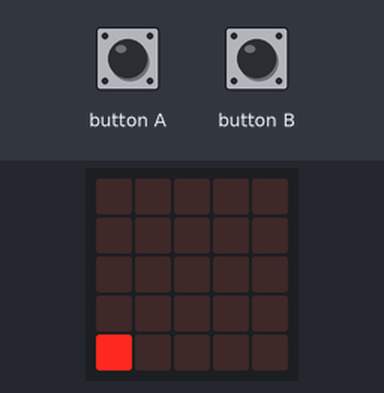
Bench run of a program on a simulated BBC micro:bit running MicroPython. Shown: the board's 5×5 LED display. The inputs (shaded band) are chosen by the test bench.

Above: at 0.4 s.
1.3 s: button B pressed for 0.15 s
At 1.7 s:
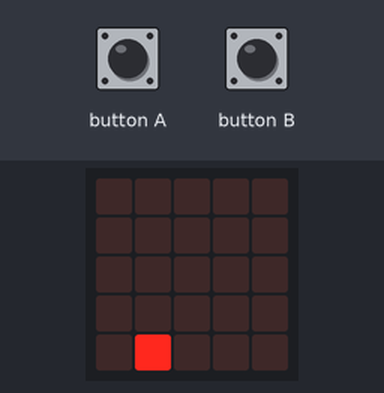
4.4 s: button B pressed for 1 s
At 4.9 s:
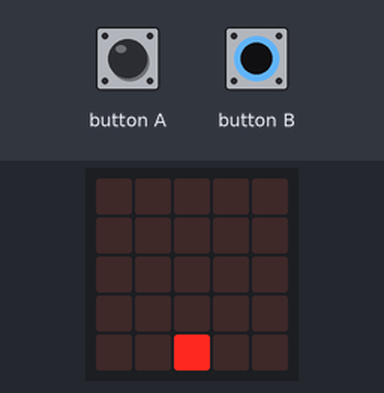
8.4 s: button B pressed for 0.15 s
At 9.1 s:
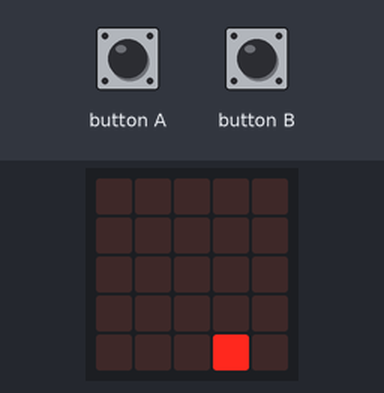
11.5 s: button B pressed for 3.2 s
At 12.2 s:
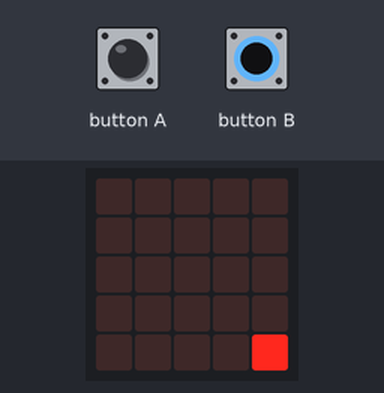
16.2 s: button A pressed for 0.15 s
At 16.8 s:
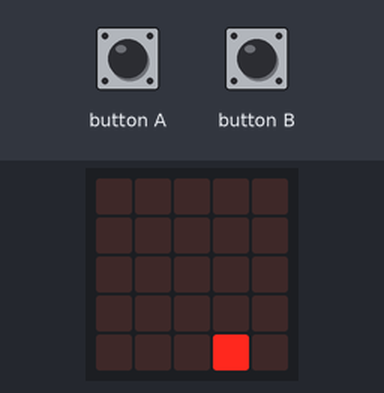
19.3 s: button A pressed for 1 s
At 19.8 s:
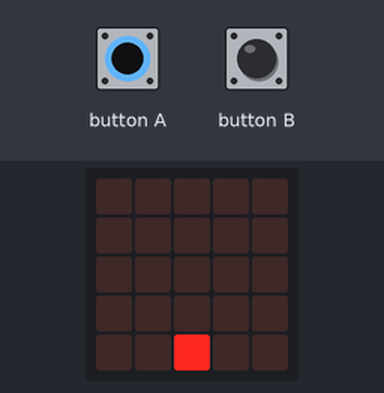
Timing chart, 0 to 22.3 s (numbered marks = the images above; inputs shaded):
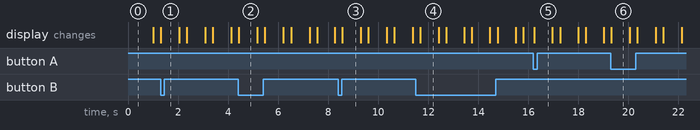

The program:

____.py
```python
from microbit import *

carX = 0
carY = 4


while True:
    isApressed = False
    isBpressed = False
    display.clear()
    display.set_pixel(carX, carY, 9)

    if button_a.was_pressed():
        isApressed = True
    if button_b.was_pressed():
        isBpressed = True


    if isApressed and not isBpressed:
        carX -= 1

    if isBpressed and not isApressed:
        carX +=1
```

Measured:
- after the input at 1.3 s, the display: changes at once (image 1)
- after the input at 4.4 s, the display: changes at once (image 2)
- after the input at 8.4 s, the display: changes after 0.16 s (image 3)
- after the input at 11.5 s, the display: changes after 0.18 s (image 4)
- after the input at 16.2 s, the display: changes at once (image 5)
- after the input at 19.3 s, the display: changes at once (image 6)
- what the display in image 2 shows lasts 0.8 s, from 4.4 s to 5.2 s
